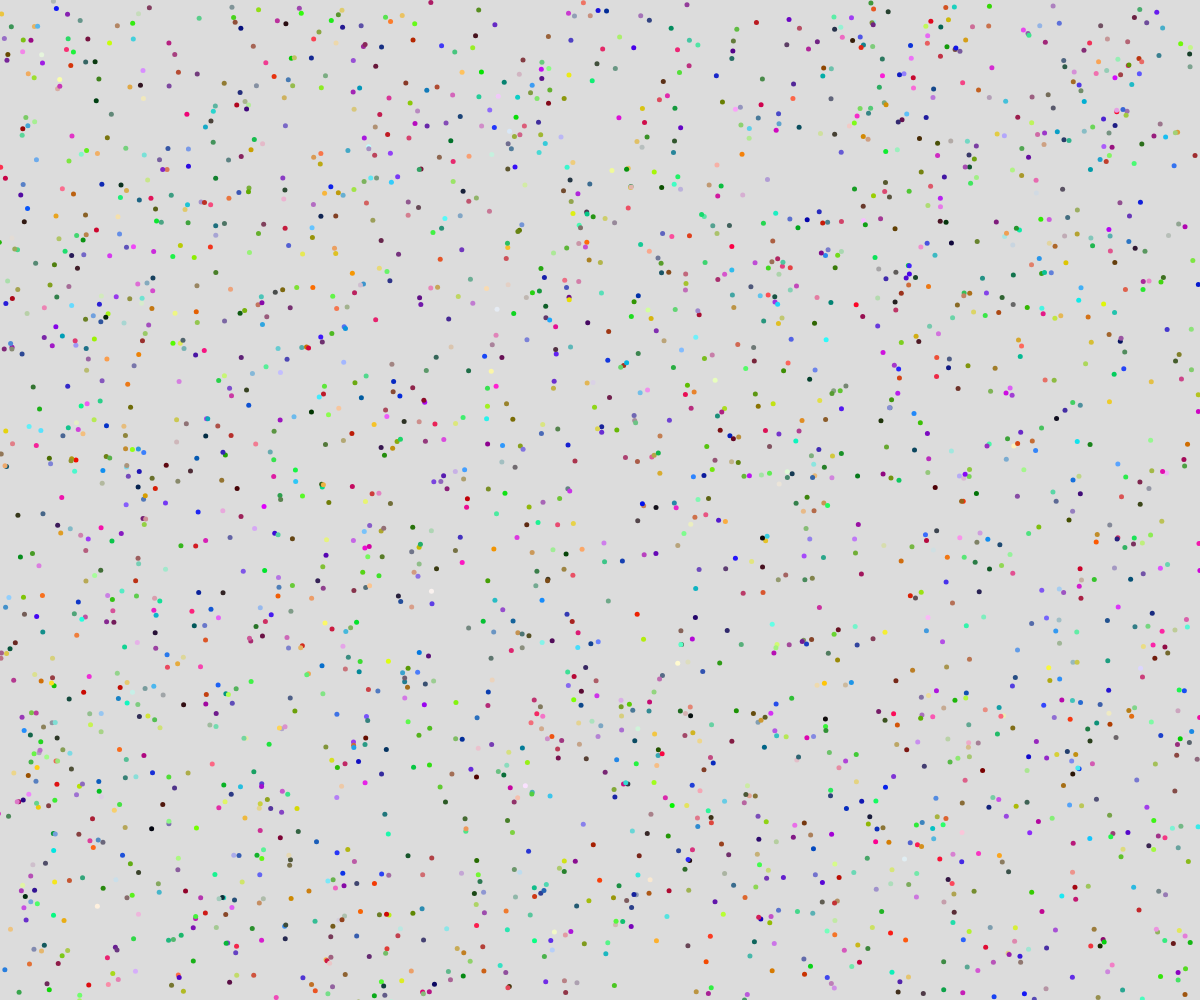
Frame 1 (no input)
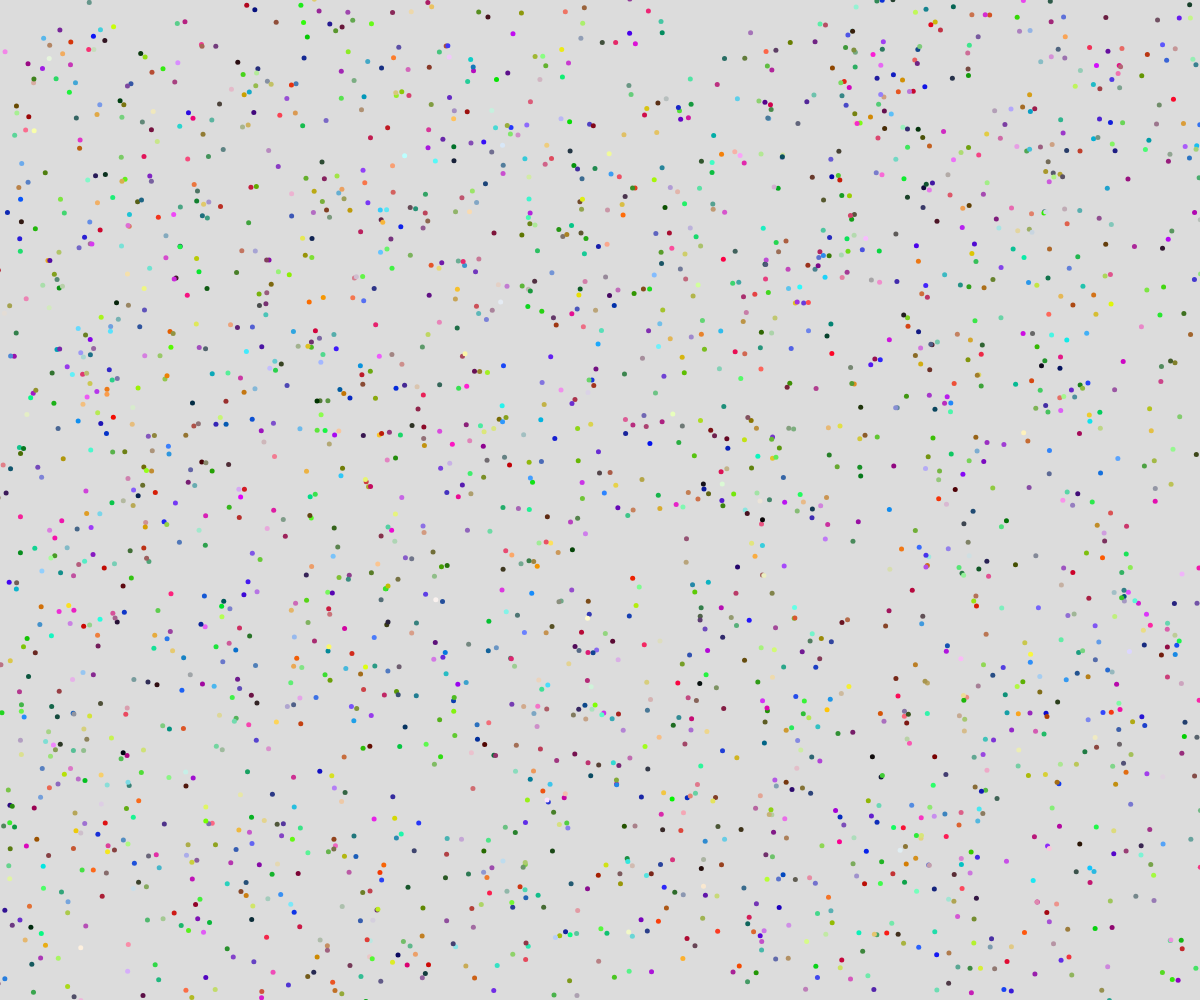
Frame 60 (no input)
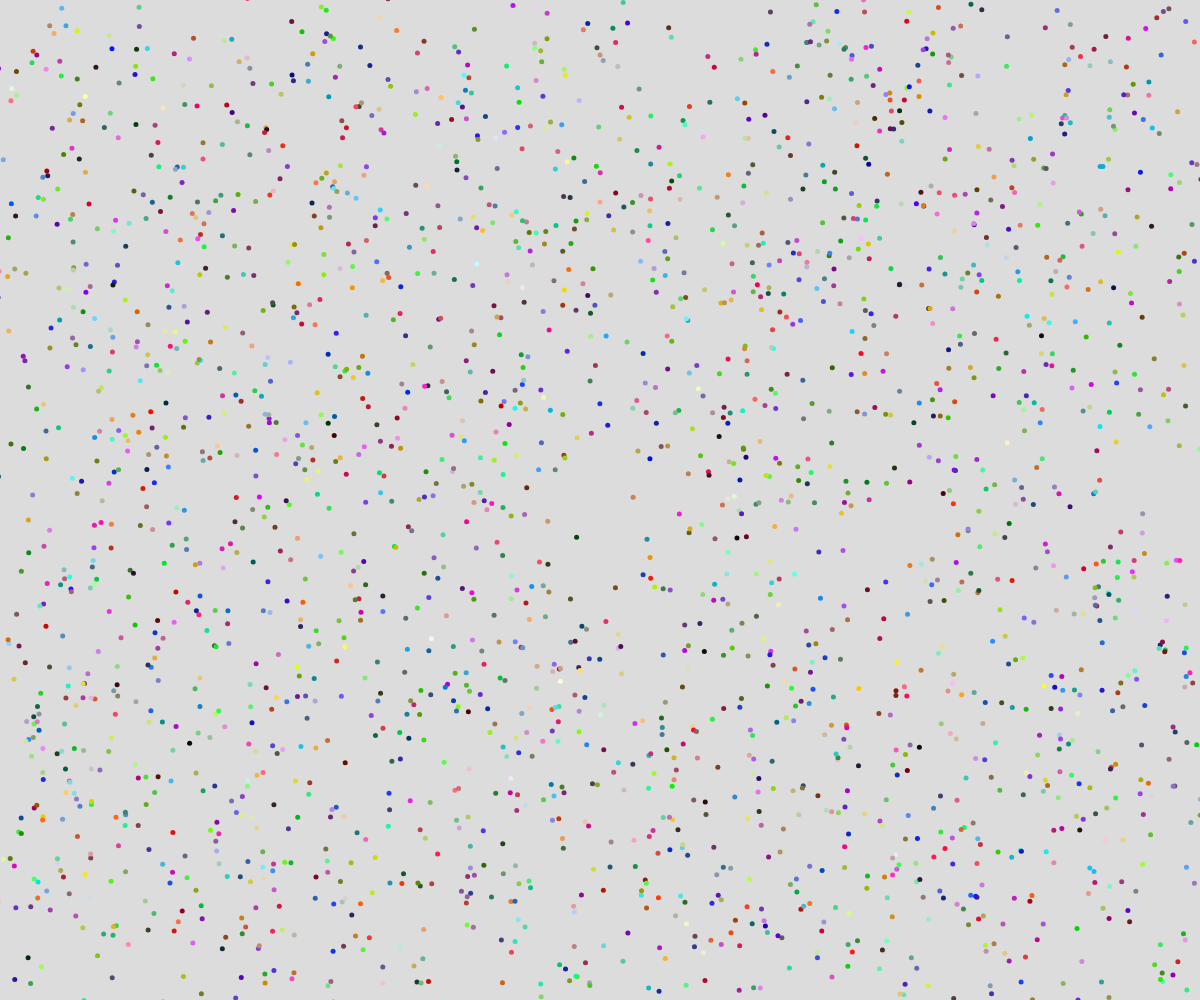
Frame 120 (the mouse pressed at the canvas centre since frame 60)

The p5.js sketch that drew these frames (run headless with seeded random() and noise() and a simulated clock; from frame 60 on, the mouse is pressed at the canvas centre):

// p5.js sketch
// ── sketch.js
// 13 Objects and Classes - Random Walker
// Priyansh Jhanji
// 14th March 2025
// A first look at working with multiple objects

let singleWalker;
let walkers = [];
const NUM_WALKERS = 2500;

function setup() {
  createCanvas(windowWidth, windowHeight);
  singleWalker = new Walker(100, 150, "green");
  initWalkers();
  noStroke();
  
}

function initWalkers(){
  // create a bunch of walkers objects, put in array
  for(let i = 0; i < NUM_WALKERS; i++){
    let c = color(random(255), random(255), random(255), 99999999);
    let w = new Walker(random(width), random(height), c);
    walkers.push(w);
  }
}
function draw() {
  background(220);
  // singleWalker.move();
  // singleWalker.display();
  // for(let currentWalker of walkers){ //loop by item
  //   //but doesn't let us remove any objects
  //   currentWalker.move();
  //   currentWalker.display();
  // }
  fill(100,50,255,0);
  circle(mouseX, mouseY, 60);

  for(let i = 0; i < walkers.length; i++){ // loop by index
    let w = walkers[i];
    w.move();
    w.display();

    //Ask if the current object is close to the mouse
    if(dist(w.x, w.y, mouseX, mouseY) < 30){
      // to delete  from any arbitary point  in array: splice()
      walkers.splice(i,1);
    }
  }
}

class Walker {
  // 1. Constructor
  constructor(x, y, c) {
    this.x = x; this.y = y; this.c = c;
    this.speed = random(2, 10);
    this.size = 5;
  }

  // 2. Class Mehods
  display() {
    // rectMode(CENTER);
    fill(this.c);
    circle(this.x, this.y, this.size);
  }

  move() {
    // equally  likely chance of  ↑ ↓ → ← (alt24)
    let choice = floor(random(4)); //0, 1, 2, 3
    switch (choice) {
      case 0: //LEFT
        this.x -= this.speed; break;
      case 1: //RIGHT
        this.x += this.speed; break;
      case 2: //UP
        this.y -= this.speed; break;
      case 3: // DOWN
        this.y += this.speed; break
    }
  }
}
